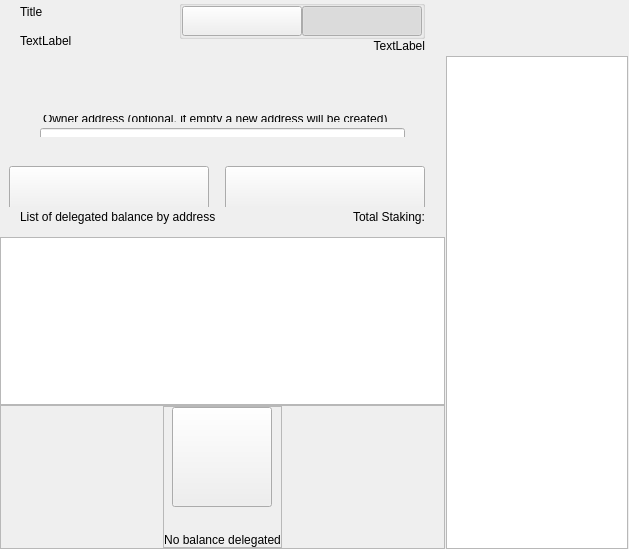
<?xml version="1.0" encoding="UTF-8"?>
<ui version="4.0">
 <class>ColdStakingWidget</class>
 <widget class="QWidget" name="ColdStakingWidget">
  <property name="geometry">
   <rect>
    <x>0</x>
    <y>0</y>
    <width>629</width>
    <height>549</height>
   </rect>
  </property>
  <property name="windowTitle">
   <string>Form</string>
  </property>
  <layout class="QHBoxLayout" name="horizontalLayout_1" stretch="2,1">
   <property name="spacing">
    <number>0</number>
   </property>
   <property name="leftMargin">
    <number>0</number>
   </property>
   <property name="topMargin">
    <number>0</number>
   </property>
   <property name="rightMargin">
    <number>0</number>
   </property>
   <property name="bottomMargin">
    <number>0</number>
   </property>
   <item>
    <widget class="QWidget" name="left" native="true">
     <layout class="QVBoxLayout" name="verticalLayout_3">
      <property name="leftMargin">
       <number>0</number>
      </property>
      <property name="topMargin">
       <number>0</number>
      </property>
      <property name="rightMargin">
       <number>0</number>
      </property>
      <property name="bottomMargin">
       <number>0</number>
      </property>
      <item>
       <layout class="QVBoxLayout" name="verticalLayout_2">
        <property name="spacing">
         <number>0</number>
        </property>
        <item>
         <layout class="QVBoxLayout" name="verticalLayoutTop">
          <property name="spacing">
           <number>0</number>
          </property>
          <property name="leftMargin">
           <number>20</number>
          </property>
          <property name="rightMargin">
           <number>20</number>
          </property>
          <item>
           <widget class="QWidget" name="containerTitle" native="true">
            <property name="sizePolicy">
             <sizepolicy hsizetype="Preferred" vsizetype="Minimum">
              <horstretch>0</horstretch>
              <verstretch>0</verstretch>
             </sizepolicy>
            </property>
            <property name="maximumSize">
             <size>
              <width>16777215</width>
              <height>100</height>
             </size>
            </property>
            <layout class="QHBoxLayout" name="containerTitleLayout">
             <property name="spacing">
              <number>0</number>
             </property>
             <property name="leftMargin">
              <number>0</number>
             </property>
             <property name="topMargin">
              <number>0</number>
             </property>
             <property name="rightMargin">
              <number>0</number>
             </property>
             <property name="bottomMargin">
              <number>0</number>
             </property>
             <item>
              <layout class="QVBoxLayout" name="verticalLayout11">
               <property name="spacing">
                <number>5</number>
               </property>
               <item>
                <widget class="QLabel" name="labelTitle">
                 <property name="text">
                  <string>Title</string>
                 </property>
                </widget>
               </item>
               <item>
                <widget class="QLabel" name="labelSubtitle1">
                 <property name="maximumSize">
                  <size>
                   <width>16777215</width>
                   <height>16777215</height>
                  </size>
                 </property>
                 <property name="text">
                  <string>TextLabel</string>
                 </property>
                </widget>
               </item>
              </layout>
             </item>
             <item>
              <spacer name="horizontalSpacer">
               <property name="orientation">
                <enum>Qt::Horizontal</enum>
               </property>
               <property name="sizeHint" stdset="0">
                <size>
                 <width>40</width>
                 <height>20</height>
                </size>
               </property>
              </spacer>
             </item>
             <item>
              <widget class="QWidget" name="containerViewPrivacyChecks" native="true">
               <layout class="QVBoxLayout" name="containerPrivacyChecks">
                <property name="spacing">
                 <number>0</number>
                </property>
                <property name="leftMargin">
                 <number>0</number>
                </property>
                <property name="topMargin">
                 <number>0</number>
                </property>
                <property name="rightMargin">
                 <number>0</number>
                </property>
                <property name="bottomMargin">
                 <number>0</number>
                </property>
                <item alignment="Qt::AlignHCenter|Qt::AlignVCenter">
                 <widget class="QGroupBox" name="groupBox">
                  <property name="title">
                   <string/>
                  </property>
                  <layout class="QHBoxLayout" name="horizontalLayout_2_1">
                   <property name="spacing">
                    <number>0</number>
                   </property>
                   <property name="leftMargin">
                    <number>0</number>
                   </property>
                   <property name="topMargin">
                    <number>0</number>
                   </property>
                   <property name="rightMargin">
                    <number>0</number>
                   </property>
                   <property name="bottomMargin">
                    <number>0</number>
                   </property>
                   <item>
                    <widget class="QPushButton" name="pushLeft">
                     <property name="minimumSize">
                      <size>
                       <width>120</width>
                       <height>30</height>
                      </size>
                     </property>
                     <property name="maximumSize">
                      <size>
                       <width>120</width>
                       <height>30</height>
                      </size>
                     </property>
                     <property name="focusPolicy">
                      <enum>Qt::NoFocus</enum>
                     </property>
                     <property name="text">
                      <string/>
                     </property>
                     <property name="checkable">
                      <bool>true</bool>
                     </property>
                     <property name="autoExclusive">
                      <bool>true</bool>
                     </property>
                    </widget>
                   </item>
                   <item>
                    <widget class="QPushButton" name="pushRight">
                     <property name="minimumSize">
                      <size>
                       <width>120</width>
                       <height>30</height>
                      </size>
                     </property>
                     <property name="maximumSize">
                      <size>
                       <width>120</width>
                       <height>30</height>
                      </size>
                     </property>
                     <property name="focusPolicy">
                      <enum>Qt::NoFocus</enum>
                     </property>
                     <property name="text">
                      <string/>
                     </property>
                     <property name="checkable">
                      <bool>true</bool>
                     </property>
                     <property name="checked">
                      <bool>true</bool>
                     </property>
                     <property name="autoExclusive">
                      <bool>true</bool>
                     </property>
                    </widget>
                   </item>
                  </layout>
                 </widget>
                </item>
                <item alignment="Qt::AlignTop">
                 <widget class="QLabel" name="labelSubtitle2">
                  <property name="text">
                   <string>TextLabel</string>
                  </property>
                  <property name="alignment">
                   <set>Qt::AlignRight|Qt::AlignTrailing|Qt::AlignVCenter</set>
                  </property>
                 </widget>
                </item>
               </layout>
              </widget>
             </item>
            </layout>
           </widget>
          </item>
          <item>
           <spacer name="verticalSpacer_2">
            <property name="orientation">
             <enum>Qt::Vertical</enum>
            </property>
            <property name="sizeType">
             <enum>QSizePolicy::Fixed</enum>
            </property>
            <property name="sizeHint" stdset="0">
             <size>
              <width>20</width>
              <height>30</height>
             </size>
            </property>
           </spacer>
          </item>
          <item>
           <widget class="QWidget" name="containerSend" native="true">
            <property name="minimumSize">
             <size>
              <width>0</width>
              <height>50</height>
             </size>
            </property>
            <layout class="QVBoxLayout" name="containerSendRow">
             <property name="spacing">
              <number>6</number>
             </property>
             <property name="leftMargin">
              <number>0</number>
             </property>
             <property name="topMargin">
              <number>0</number>
             </property>
             <property name="rightMargin">
              <number>0</number>
             </property>
             <property name="bottomMargin">
              <number>0</number>
             </property>
             <item>
              <widget class="QLabel" name="labelEditTitle">
               <property name="maximumSize">
                <size>
                 <width>16777215</width>
                 <height>30</height>
                </size>
               </property>
               <property name="styleSheet">
                <string notr="true">padding-left:20px; padding-bottom:3px;</string>
               </property>
               <property name="text">
                <string/>
               </property>
              </widget>
             </item>
             <item>
              <spacer name="verticalSpacer_6">
               <property name="orientation">
                <enum>Qt::Vertical</enum>
               </property>
               <property name="sizeType">
                <enum>QSizePolicy::Fixed</enum>
               </property>
               <property name="sizeHint" stdset="0">
                <size>
                 <width>20</width>
                 <height>9</height>
                </size>
               </property>
              </spacer>
             </item>
             <item>
              <widget class="QWidget" name="containerOwner" native="true">
               <layout class="QVBoxLayout" name="vContainerOwner">
                <property name="spacing">
                 <number>4</number>
                </property>
                <property name="leftMargin">
                 <number>20</number>
                </property>
                <property name="topMargin">
                 <number>0</number>
                </property>
                <property name="rightMargin">
                 <number>20</number>
                </property>
                <property name="bottomMargin">
                 <number>0</number>
                </property>
                <item>
                 <widget class="QLabel" name="labelSubtitleDescription">
                  <property name="maximumSize">
                   <size>
                    <width>16777215</width>
                    <height>20</height>
                   </size>
                  </property>
                  <property name="styleSheet">
                   <string notr="true">margin-bottom:2px;
                   margin-left:0.05px;
                   padding:0px;</string>
                  </property>
                  <property name="text">
                   <string>Owner address (optional, if empty a new address will be created)</string>
                  </property>
                 </widget>
                </item>
                <item>
                 <widget class="QLineEdit" name="lineEditOwnerAddress">
                  <property name="minimumSize">
                   <size>
                    <width>0</width>
                    <height>50</height>
                   </size>
                  </property>
                  <property name="maximumSize">
                   <size>
                    <width>16777215</width>
                    <height>50</height>
                   </size>
                  </property>
                  <property name="styleSheet">
                   <string notr="true"/>
                  </property>
                 </widget>
                </item>
               </layout>
              </widget>
             </item>
            </layout>
           </widget>
          </item>
         </layout>
        </item>
        <item>
         <spacer name="verticalSpacer_3">
          <property name="orientation">
           <enum>Qt::Vertical</enum>
          </property>
          <property name="sizeType">
           <enum>QSizePolicy::Minimum</enum>
          </property>
          <property name="sizeHint" stdset="0">
           <size>
            <width>20</width>
            <height>20</height>
           </size>
          </property>
         </spacer>
        </item>
        <item>
         <widget class="QWidget" name="containerBtn" native="true">
          <property name="minimumSize">
           <size>
            <width>0</width>
            <height>50</height>
           </size>
          </property>
          <layout class="QHBoxLayout" name="horizontalLayout">
           <property name="rightMargin">
            <number>20</number>
           </property>
           <item>
            <spacer name="horizontalSpacer_2">
             <property name="orientation">
              <enum>Qt::Horizontal</enum>
             </property>
             <property name="sizeHint" stdset="0">
              <size>
               <width>200</width>
               <height>20</height>
              </size>
             </property>
            </spacer>
           </item>
           <item>
            <layout class="QHBoxLayout" name="horizontalLayout_7">
             <item>
              <spacer name="horizontalSpacer_3">
               <property name="orientation">
                <enum>Qt::Horizontal</enum>
               </property>
               <property name="sizeType">
                <enum>QSizePolicy::Expanding</enum>
               </property>
               <property name="sizeHint" stdset="0">
                <size>
                 <width>40</width>
                 <height>20</height>
                </size>
               </property>
              </spacer>
             </item>
             <item>
              <widget class="QPushButton" name="pushButtonClear">
               <property name="minimumSize">
                <size>
                 <width>200</width>
                 <height>50</height>
                </size>
               </property>
               <property name="focusPolicy">
                <enum>Qt::NoFocus</enum>
               </property>
               <property name="text">
                <string/>
               </property>
              </widget>
             </item>
             <item>
              <spacer name="horizontalSpacer_4">
               <property name="orientation">
                <enum>Qt::Horizontal</enum>
               </property>
               <property name="sizeType">
                <enum>QSizePolicy::Fixed</enum>
               </property>
               <property name="sizeHint" stdset="0">
                <size>
                 <width>10</width>
                 <height>20</height>
                </size>
               </property>
              </spacer>
             </item>
             <item>
              <widget class="QPushButton" name="pushButtonSend">
               <property name="minimumSize">
                <size>
                 <width>200</width>
                 <height>50</height>
                </size>
               </property>
               <property name="maximumSize">
                <size>
                 <width>200</width>
                 <height>50</height>
                </size>
               </property>
               <property name="focusPolicy">
                <enum>Qt::NoFocus</enum>
               </property>
               <property name="text">
                <string/>
               </property>
              </widget>
             </item>
            </layout>
           </item>
          </layout>
         </widget>
        </item>
        <item>
         <widget class="QWidget" name="containerHistoryLabel" native="true">
          <layout class="QHBoxLayout" name="horizontalLayout_4">
           <property name="spacing">
            <number>0</number>
           </property>
           <property name="leftMargin">
            <number>20</number>
           </property>
           <property name="topMargin">
            <number>0</number>
           </property>
           <property name="rightMargin">
            <number>20</number>
           </property>
           <property name="bottomMargin">
            <number>0</number>
           </property>
           <item>
            <widget class="QWidget" name="verticalWidget" native="true">
             <property name="minimumSize">
              <size>
               <width>100</width>
               <height>0</height>
              </size>
             </property>
             <layout class="QVBoxLayout" name="verticalLayout_58">
              <property name="leftMargin">
               <number>0</number>
              </property>
              <property name="topMargin">
               <number>0</number>
              </property>
              <property name="rightMargin">
               <number>0</number>
              </property>
              <property name="bottomMargin">
               <number>0</number>
              </property>
              <item>
               <widget class="QLabel" name="labelListHistory">
                <property name="text">
                 <string>List of delegated balance by address</string>
                </property>
               </widget>
              </item>
             </layout>
            </widget>
           </item>
           <item>
            <spacer name="horizontalSpacer_5">
             <property name="orientation">
              <enum>Qt::Horizontal</enum>
             </property>
             <property name="sizeHint" stdset="0">
              <size>
               <width>40</width>
               <height>20</height>
              </size>
             </property>
            </spacer>
           </item>
           <item>
            <widget class="QLabel" name="labelStakingTotal">
             <property name="text">
              <string>Total Staking:</string>
             </property>
            </widget>
           </item>
          </layout>
         </widget>
        </item>
        <item>
         <layout class="QVBoxLayout" name="verticalLayout_64">
          <property name="spacing">
           <number>0</number>
          </property>
          <item>
           <spacer name="verticalSpacer_44">
            <property name="orientation">
             <enum>Qt::Vertical</enum>
            </property>
            <property name="sizeType">
             <enum>QSizePolicy::Fixed</enum>
            </property>
            <property name="sizeHint" stdset="0">
             <size>
              <width>20</width>
              <height>10</height>
             </size>
            </property>
           </spacer>
          </item>
          <item>
           <widget class="QListView" name="listView">
            <property name="enabled">
             <bool>true</bool>
            </property>
            <property name="mouseTracking">
             <bool>true</bool>
            </property>
           </widget>
          </item>
          <item>
           <widget class="QFrame" name="emptyContainer">
            <property name="minimumSize">
             <size>
              <width>0</width>
              <height>100</height>
             </size>
            </property>
            <property name="frameShape">
             <enum>QFrame::StyledPanel</enum>
            </property>
            <property name="frameShadow">
             <enum>QFrame::Raised</enum>
            </property>
            <layout class="QVBoxLayout" name="verticalLayout_71" stretch="1,8">
             <property name="spacing">
              <number>0</number>
             </property>
             <property name="leftMargin">
              <number>0</number>
             </property>
             <property name="topMargin">
              <number>0</number>
             </property>
             <property name="rightMargin">
              <number>0</number>
             </property>
             <property name="bottomMargin">
              <number>0</number>
             </property>
             <item>
              <spacer name="verticalSpacer">
               <property name="orientation">
                <enum>Qt::Vertical</enum>
               </property>
               <property name="sizeHint" stdset="0">
                <size>
                 <width>20</width>
                 <height>20</height>
                </size>
               </property>
              </spacer>
             </item>
             <item alignment="Qt::AlignHCenter|Qt::AlignVCenter">
              <widget class="QFrame" name="emptyScreen">
               <property name="sizePolicy">
                <sizepolicy hsizetype="Expanding" vsizetype="Expanding">
                 <horstretch>0</horstretch>
                 <verstretch>0</verstretch>
                </sizepolicy>
               </property>
               <property name="frameShape">
                <enum>QFrame::StyledPanel</enum>
               </property>
               <property name="frameShadow">
                <enum>QFrame::Raised</enum>
               </property>
               <layout class="QVBoxLayout" name="verticalLayout">
                <property name="spacing">
                 <number>30</number>
                </property>
                <property name="leftMargin">
                 <number>0</number>
                </property>
                <property name="topMargin">
                 <number>0</number>
                </property>
                <property name="rightMargin">
                 <number>0</number>
                </property>
                <property name="bottomMargin">
                 <number>0</number>
                </property>
                <item alignment="Qt::AlignHCenter|Qt::AlignVCenter">
                 <widget class="QPushButton" name="pushImgEmpty">
                  <property name="minimumSize">
                   <size>
                    <width>100</width>
                    <height>100</height>
                   </size>
                  </property>
                  <property name="maximumSize">
                   <size>
                    <width>100</width>
                    <height>100</height>
                   </size>
                  </property>
                  <property name="focusPolicy">
                   <enum>Qt::NoFocus</enum>
                  </property>
                  <property name="text">
                   <string/>
                  </property>
                  <property name="iconSize">
                   <size>
                    <width>100</width>
                    <height>100</height>
                   </size>
                  </property>
                 </widget>
                </item>
                <item alignment="Qt::AlignHCenter|Qt::AlignVCenter">
                 <widget class="QLabel" name="labelEmpty">
                  <property name="styleSheet">
                   <string notr="true"/>
                  </property>
                  <property name="text">
                   <string>No balance delegated</string>
                  </property>
                  <property name="alignment">
                   <set>Qt::AlignCenter</set>
                  </property>
                 </widget>
                </item>
               </layout>
              </widget>
             </item>
            </layout>
           </widget>
          </item>
         </layout>
        </item>
       </layout>
      </item>
     </layout>
    </widget>
   </item>
   <item>
    <widget class="QWidget" name="right" native="true">
     <layout class="QVBoxLayout" name="rightContainer">
      <property name="leftMargin">
       <number>1</number>
      </property>
      <property name="topMargin">
       <number>0</number>
      </property>
      <property name="rightMargin">
       <number>1</number>
      </property>
      <property name="bottomMargin">
       <number>0</number>
      </property>
      <item>
       <widget class="QWidget" name="containerRightButtons" native="true">
        <property name="minimumSize">
         <size>
          <width>0</width>
          <height>50</height>
         </size>
        </property>
        <layout class="QVBoxLayout" name="verticalLayout_4">
         <property name="leftMargin">
          <number>19</number>
         </property>
         <property name="topMargin">
          <number>0</number>
         </property>
         <property name="rightMargin">
          <number>19</number>
         </property>
         <item>
          <widget class="OptionButton" name="btnCoinControl" native="true">
           <property name="minimumSize">
            <size>
             <width>0</width>
             <height>0</height>
            </size>
           </property>
          </widget>
         </item>
         <item>
          <widget class="OptionButton" name="btnColdStaking" native="true"/>
         </item>
         <item>
          <widget class="OptionButton" name="btnMyStakingAddresses" native="true">
           <property name="sizePolicy">
            <sizepolicy hsizetype="Preferred" vsizetype="Minimum">
             <horstretch>0</horstretch>
             <verstretch>0</verstretch>
            </sizepolicy>
           </property>
          </widget>
         </item>
        </layout>
       </widget>
      </item>
      <item>
       <widget class="QListView" name="listViewStakingAddress">
        <property name="enabled">
         <bool>true</bool>
        </property>
        <property name="mouseTracking">
         <bool>true</bool>
        </property>
       </widget>
      </item>
     </layout>
    </widget>
   </item>
  </layout>
 </widget>
 <customwidgets>
  <customwidget>
   <class>OptionButton</class>
   <extends>QWidget</extends>
   <header>qt/bontecoin/optionbutton.h</header>
   <container>1</container>
  </customwidget>
 </customwidgets>
 <resources/>
 <connections/>
</ui>
